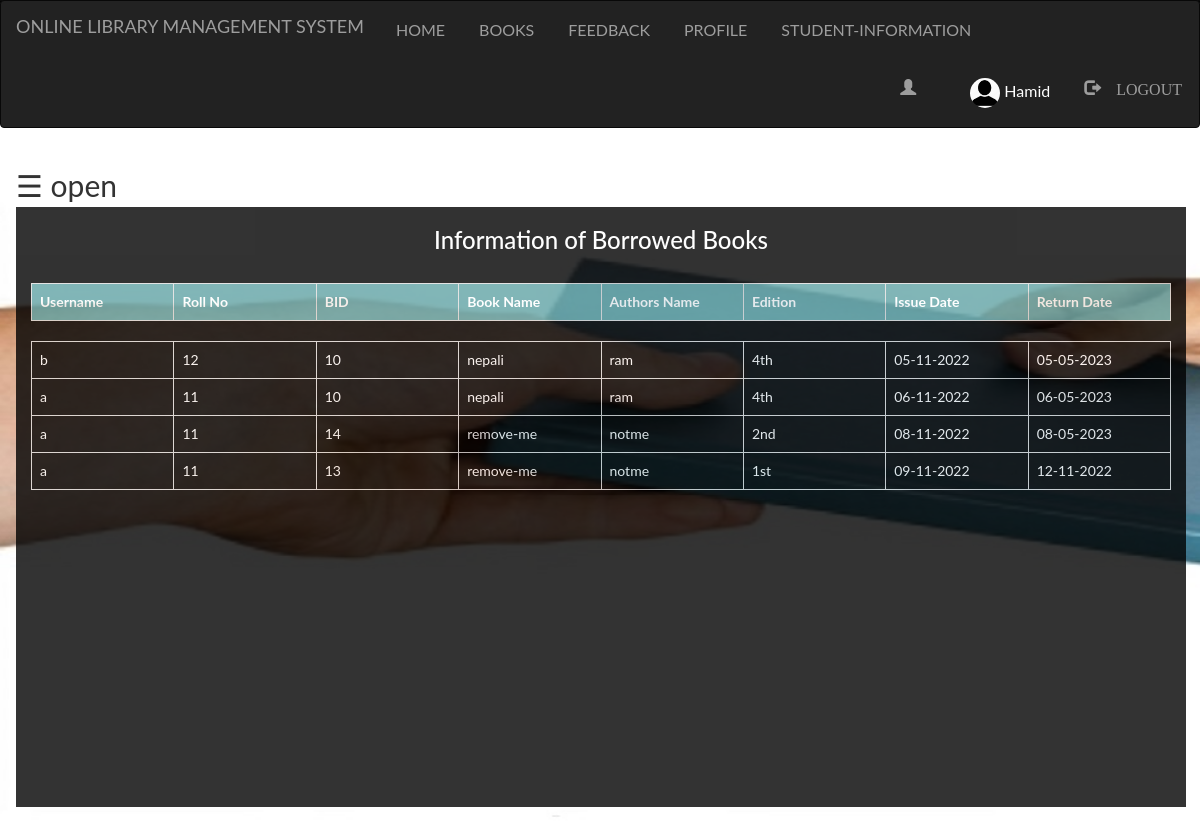
/Admin/issue_info.php (signed in), run on the app's committed database.
### tables this page shows
CREATE TABLE `student` (
  `first` varchar(100) NOT NULL,
  `last` varchar(100) NOT NULL,
  `username` varchar(100) NOT NULL,
  `password` varchar(100) NOT NULL,
  `roll` int(100) NOT NULL,
  `email` varchar(100) NOT NULL,
  `contact` varchar(100) NOT NULL,
  `pic` varchar(100) NOT NULL
);

CREATE TABLE `books` (
  `bid` int(100) NOT NULL,
  `name` varchar(100) NOT NULL,
  `authors` varchar(100) NOT NULL,
  `edition` varchar(100) NOT NULL,
  `status` varchar(100) NOT NULL,
  `quantity` int(100) NOT NULL,
  `department` varchar(100) NOT NULL,
  `bcount` int(100) NOT NULL
);

CREATE TABLE `issue_book` (
  `id` int(100) NOT NULL,
  `username` varchar(100) NOT NULL,
  `bid` int(100) NOT NULL,
  `approve` varchar(100) NOT NULL,
  `issue` varchar(100) NOT NULL,
  `return` varchar(100) NOT NULL
);

### Admin/issue_info.php (the view, shortened to what this page needs)
<?php
  include "navbar.php";
?>
<!DOCTYPE html>
<html>
<head>
</head>
<body>
<div id="main">
  <span style="font-size:30px;cursor:pointer" onclick="openNav()">&#9776; open</span>
  <div class="container">
    <h3 style="text-align: center;">Information of Borrowed Books</h3><br>
    <?php
      if(isset($_SESSION['login_user1']))
      {
        $sql="SELECT student.username,roll,books.bid,name,authors,edition,issue,issue_book.return FROM student inner join issue_book ON student.username=issue_book.username inner join books ON issue_book.bid=books.bid WHERE issue_book.approve ='Done' ORDER BY `issue_book`.`return` ASC";
        $res=mysqli_query($db,$sql);
        echo "<table class='table table-bordered' style='width:100%;' >";
        echo "<tr style='background-color: #6db6b9e6;'>";
        echo "<th>"; echo "Username";  echo "</th>";
        echo "<th>"; echo "Roll No";  echo "</th>";
        echo "<th>"; echo "BID";  echo "</th>";
        echo "<th>"; echo "Book Name";  echo "</th>";
        echo "<th>"; echo "Authors Name";  echo "</th>";
        echo "<th>"; echo "Edition";  echo "</th>";
        echo "<th>"; echo "Issue Date";  echo "</th>";
        echo "<th>"; echo "Return Date";  echo "</th>";
      echo "</tr>";
      echo "</table>";
       echo "<div class='scroll'>";
        echo "<table class='table table-bordered' >";
      while($row=mysqli_fetch_assoc($res))
      {
        echo "<tr>";
          echo "<td>"; echo $row['username']; echo "</td>";
          echo "<td>"; echo $row['roll']; echo "</td>";
          echo "<td>"; echo $row['bid']; echo "</td>";
          echo "<td>"; echo $row['name']; echo "</td>";
          echo "<td>"; echo $row['authors']; echo "</td>";
          echo "<td>"; echo $row['edition']; echo "</td>";
          echo "<td>"; echo $row['issue']; echo "</td>";
          echo "<td>"; echo $row['return']; echo "</td>";
        echo "</tr>";
      }
    echo "</table>";
        echo "</div>";
      }
      else
      {
        ?>
          <h3 style="text-align: center;">Login to see information of Borrowed Books</h3>
        <?php
      }
    ?>
  </div>
</div>
</body>
</html>

### Admin/style.css (style rules this page uses)
html, body, div, span, object, iframe, h1, h2, h3, h4, h5, h6, p, blockquote, pre, abbr, address, cite, code, del, dfn, em, img, ins, kbd, q, samp, small, strong, sub, sup, var, b, i, dl, dt, dd, ol, ul, li, fieldset, form, label, legend, table, caption, tbody, tfoot, thead, tr, th, td, article, aside, canvas, details, figcaption, figure, footer, header, hgroup, menu, nav, section, summary, time, mark, audio, video { margin:0; padding:0; border:0; outline:0; font-size:100%; vertical-align:baseline; background:transparent; }
body { line-height:1; }
table { border-collapse:collapse; border-spacing:0; }

### Admin/issue_info.php (style rules this page uses)
body { background-image: url("images/aa.jpg"); background-repeat: no-repeat; background-size: cover; font-family: "Lato", sans-serif; transition: background-color .5s; }
#main { transition: margin-left .5s; padding: 16px; }
.container { height: 600px; background-color: black; opacity: .8; color: white; }
.scroll { width: 100%; height: 500px; overflow: auto; }
th,td { width: 10%; }

### data on the page
student: username "b", roll "12", books.bid "10", books.name "nepali", books.authors "ram", books.edition "4th", issue_book.issue "05-11-2022", issue_book.return "05-05-2023"
student: username "a", roll "11", books.bid "10", books.name "nepali", books.authors "ram", books.edition "4th", issue_book.issue "06-11-2022", issue_book.return "06-05-2023", books.bid "14", books.name "remove-me", books.authors "notme", books.edition "2nd", issue_book.issue "08-11-2022", issue_book.return "08-05-2023", books.bid "13", books.edition "1st", issue_book.issue "09-11-2022", issue_book.return "12-11-2022"

### other printed values
$_SESSION['login_user1'] "Hamid"
